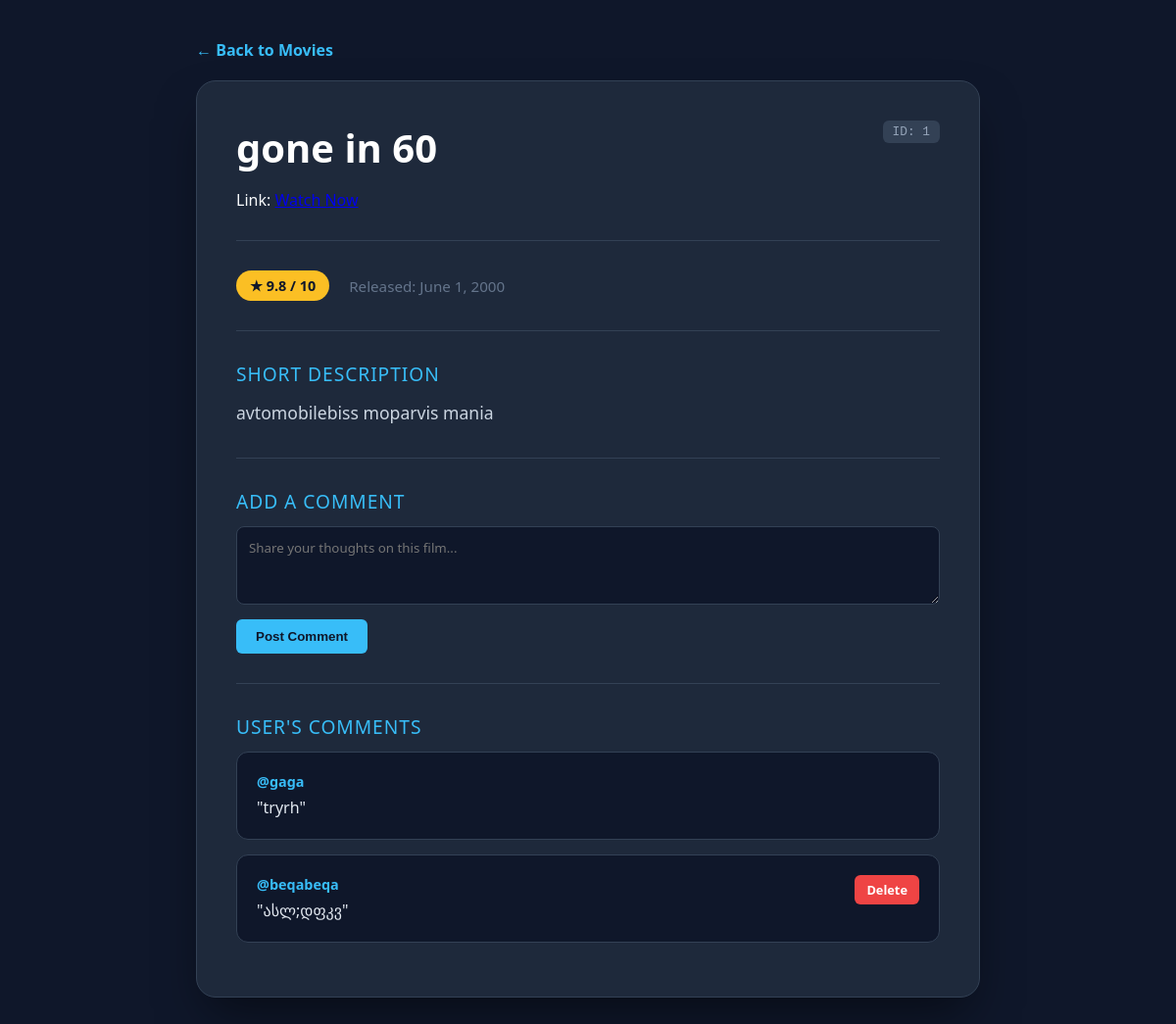
/product/1/ (signed in), run on the app's committed database.
### core/models.py (models this page shows, shortened)
class Films(models.Model):
    title = models.CharField(max_length=200)
    category = models.ForeignKey(Category, on_delete=models.SET_NULL, null=True, blank=True, related_name='films')
    description = models.TextField()
    release_date = models.DateField()
    rate = models.DecimalField(
        max_digits=3,
        decimal_places=1,
        validators=[MinValueValidator(0.0), MaxValueValidator(10.0)]
    )
    link = models.URLField(null=True, blank=True)
    likes = models.ManyToManyField(User, related_name='liked_films', blank=True)

class Comment(models.Model):
    film = models.ForeignKey('Films', on_delete=models.CASCADE, related_name='comments')
    author = models.ForeignKey(User, on_delete=models.CASCADE)
    text = models.TextField()
    created_at = models.DateTimeField(auto_now_add=True)

### core/views.py (the view, shortened to what this page needs)
# urls.py: path('product/<int:pk>/', product_view, name='product_detail'),
def product_view(request, pk):
    product = get_object_or_404(Films, pk=pk)
    comments = product.comments.all().order_by('-created_at')
    return render(
        request,
        'product_detail.html',
        {
            "pk": pk,
            "product": product,
            "comments": comments
        }
    )

### core/templates/product_detail.html (shortened to what this page needs)
{% load static %}
{% load static %}
<!DOCTYPE html>
<html lang="en">
<head>
</head>
<body>
    <div class="detail-wrapper">
        <a href="/" class="back-link">← Back to Movies</a>
        <div class="movie-detail-card">
            <span class="movie-id-badge">ID: {{ pk }}</span>
            <h1 class="movie-title">{{ product.title }}</h1>
            <span>Link: <a href="{{ product.link }}" target="_blank" rel="noopener noreferrer">Watch Now</a></span>
            <hr>
            <div class="movie-meta">
                <span class="movie-rating">★ {{ product.rate }} / 10</span>
                <span class="release-date">Released: {{ product.release_date }}</span>
            </div>
            <hr>
            <div class="section-title">Short Description</div>
            <p class="movie-description">{{ product.description }}</p>
            <hr>
            <div class="section-title">Add a Comment</div>
            {% if request.user.is_authenticated %}
                <form method="POST" class="comment-form">
                    <textarea name="comment_text" rows="3" placeholder="Share your thoughts on this film..." required></textarea>
                    <button type="submit" class="submit-btn">Post Comment</button>
                </form>
            {% else %}
                <p class="login-prompt">Please log in to add a comment.</p>
            {% endif %}
            <hr>
            <div class="section-title">User's Comments</div>
            <div class="comments-container">
                {% if comments %}
                    {% for comment in comments %}
                        <div class="comment-item">
                            <div>
                                <div class="comment-author">@{{ comment.author.username }}</div>
                                <div class="comment-text">"{{ comment.text }}"</div>
                            </div>
                            {% if comment.author == request.user %}
                                <a href="{% url 'delete_comment' comment.id %}"
                                class="delete-btn"
                                onclick="return confirm('Are you sure?');">Delete</a>                            {% endif %}
                        </div>
                    {% endfor %}
                {% else %}
                    <span style="color: #64748b;">No comments yet for this film. Be the first!</span>
                {% endif %}
            </div>
        </div>
    </div>
</body>
</html>

### core/templates/product_detail.html (style rules this page uses)
body { font-family: 'Segoe UI', Roboto, Helvetica, Arial, sans-serif; background-color: #0f172a; color: #f8fafc; margin: 0; padding: 40px 20px; display: flex; justify-content: center; align-items: center; min-height: 90vh; }
.detail-wrapper { width: 100%; max-width: 800px; }
.back-link { display: inline-flex; align-items: center; color: #38bdf8; text-decoration: none; font-weight: 600; margin-bottom: 20px; transition: color 0.2s ease; }
.movie-detail-card { background-color: #1e293b; border-radius: 20px; padding: 40px; box-shadow: 0 25px 50px -12px rgba(0, 0, 0, 0.5); border: 1px solid #334155; position: relative; }
.movie-id-badge { position: absolute; top: 40px; right: 40px; background-color: #334155; color: #94a3b8; font-size: 0.8rem; padding: 4px 10px; border-radius: 6px; font-family: monospace; }
.movie-title { font-size: 2.5rem; margin: 0 0 15px 0; color: #ffffff; max-width: 85%; }
.movie-meta { font-size: 0.95rem; color: #94a3b8; margin-bottom: 25px; display: flex; gap: 20px; align-items: center; }
.movie-rating { background-color: #fbbf24; color: #0f172a; font-weight: bold; padding: 6px 14px; border-radius: 30px; font-size: 0.9rem; }
.release-date { color: #64748b; }
hr { border: 0; height: 1px; background: #334155; margin: 30px 0; }
.section-title { font-size: 1.2rem; color: #38bdf8; text-transform: uppercase; letter-spacing: 0.05em; margin-bottom: 12px; }
.movie-description { font-size: 1.1rem; line-height: 1.7; color: #cbd5e1; margin: 0; }
.comment-item { background-color: #0f172a; border-radius: 12px; padding: 20px; border: 1px solid #334155; color: #e2e8f0; margin-bottom: 15px; display: flex; justify-content: space-between; align-items: flex-start; }
.comment-author { font-weight: bold; color: #38bdf8; margin-bottom: 5px; font-size: 0.9rem; }
.comment-text { line-height: 1.5; }
.delete-btn { background-color: #ef4444; color: white; border: none; padding: 6px 12px; border-radius: 6px; font-size: 0.8rem; font-weight: 600; cursor: pointer; text-decoration: none; transition: background-color 0.2s; }
.comment-form textarea { width: 100%; background-color: #0f172a; border: 1px solid #334155; border-radius: 8px; color: white; padding: 12px; box-sizing: border-box; font-family: inherit; resize: vertical; margin-bottom: 10px; }
.submit-btn { background-color: #38bdf8; color: #0f172a; border: none; padding: 10px 20px; border-radius: 6px; font-weight: bold; cursor: pointer; transition: background-color 0.2s; }

### data on the page
Films: title "gone in 60", rate "9.8", release_date "June 1, 2000", description "avtomobilebiss moparvis mania"
Comment: author.username "gaga", text "tryrh"
Comment: author.username "beqabeqa", text "ასლ;დფკვ", shows "Delete"

### other printed values
{{ pk }} "1"
